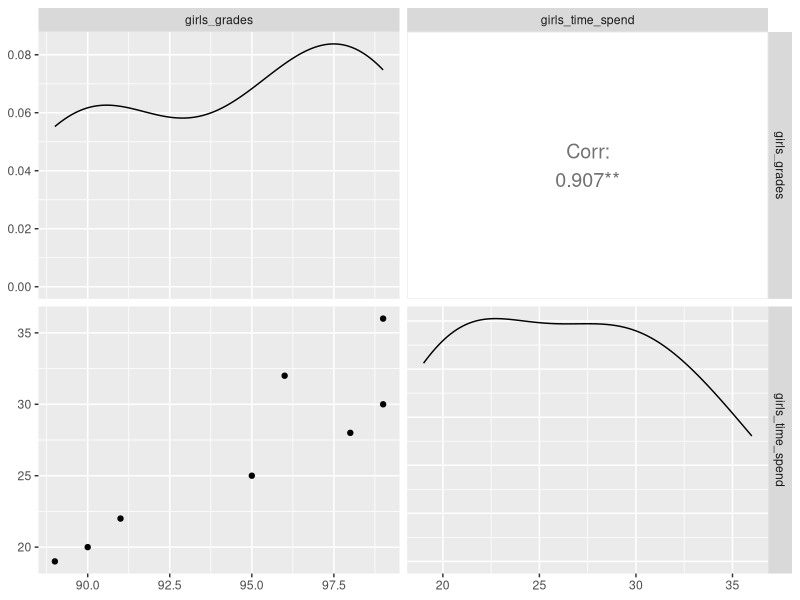
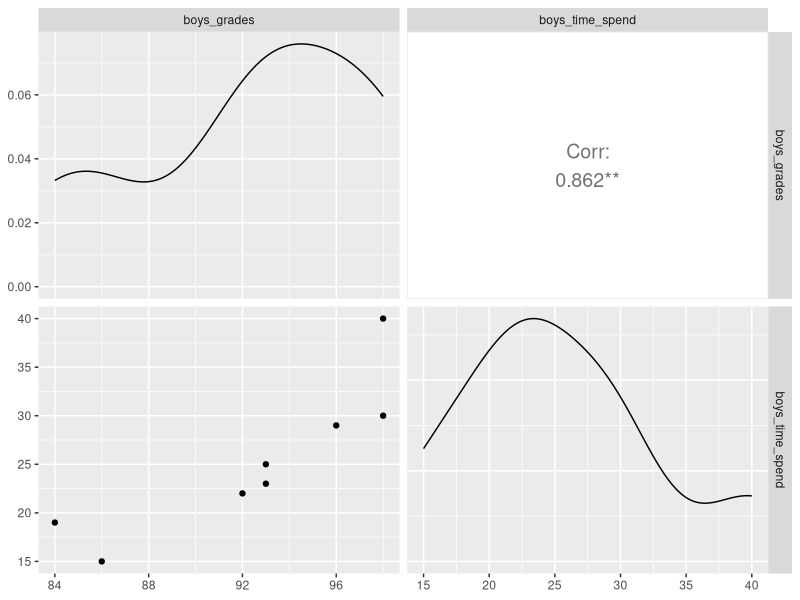

Write R code to recreate these figures, in order.
# Question A
# Question A1:
# Null Hypothesis: Average breaking stength(?) of cookies produced will equal 70
# Alternative Hypothesis: Average breaking strength(?) of cookies produced will not equal 70
#Question A2:
mu <- 70
sigma <- 3.5
xbar <- 69.1
n <- 49
z <- (xbar-mu)/(sigma/sqrt(n))
z
# z-score of -1.8
#z-score falls within +- 1.96 so we fail to reject the null hypothesis.
#Question A3:
my_p_value <- 2 * pnorm(z)
my_p_value
# P value is 0.0719 and is greater than the 0.05and z-score falls within +- 1.96 so we fail to reject the null hypothesis.
#Question A4:
mu <- 70
sigma <- 1.75
xbar <- 69.1
z <- (xbar-mu)/(sigma/sqrt(n))
z
#z-score of -3.6 is outside of +- 1.96 so we can reject the null hypothesis.
my_p_value <- 2 * pnorm(z)
my_p_value
#P value is 0.0003 and indicates high correlation so we can reject the null hypothesis.
#Question A5:
sigma <- 3.5
xbar <- 69.1
n <- 49
z <- (xbar-mu)/(sigma/sqrt(n))
z
#z-score of -2 is outside +- 1.96 so we can reject the null hypothesis
my_p_value <- 2 * pnorm(z)
my_p_value
#p-value of 0.046 shows strong correlation so we can reject the null hypothesis.

#Question B:
xbar <- 85
sigma <- 8
n <- 64
z <- qnorm(0.975)
# I think this is right because we are looking for 2.5% on each side.
lower <- (xbar-z)/(sigma/sqrt(n))
upper <- (xbar+z)/(sigma/sqrt(n))
lower #83.04
upper #86.96

#Question C:
girls_grades <- c(89, 90, 91, 95, 98, 99, 96, 99)
girls_time_spend <- c(19, 20, 22, 25, 28, 30, 32, 36)

boys_grades <- c(86, 84, 92, 93, 93, 96, 98, 98)
boys_time_spend <- c(15, 19, 22, 23, 25, 29, 30, 40)
cor.test(girls_grades, girls_time_spend, method = "pearson")
cor.test(boys_grades, boys_time_spend, method = "pearson")
# correlation for girls: 0.907
# correlation for boys: 0.862
girl_cc <- data.frame(girls_grades, girls_time_spend)
boy_cc<- data.frame(boys_grades, boys_time_spend)
install.packages("GGally")
library(ggplot2)
library(GGally)
ggpairs(
  girl_cc,
  upper = list(continuous = wrap("cor", size = 5)),
  lower = list(continuous = "points"),
  diag  = list(continuous = "densityDiag")
)
ggpairs(
  boy_cc,
  upper = list(continuous = wrap("cor", size = 5)),
  lower = list(continuous = "points"),
  diag  = list(continuous = "densityDiag")
)
#I could not get this to compile with the install.packages() line.

